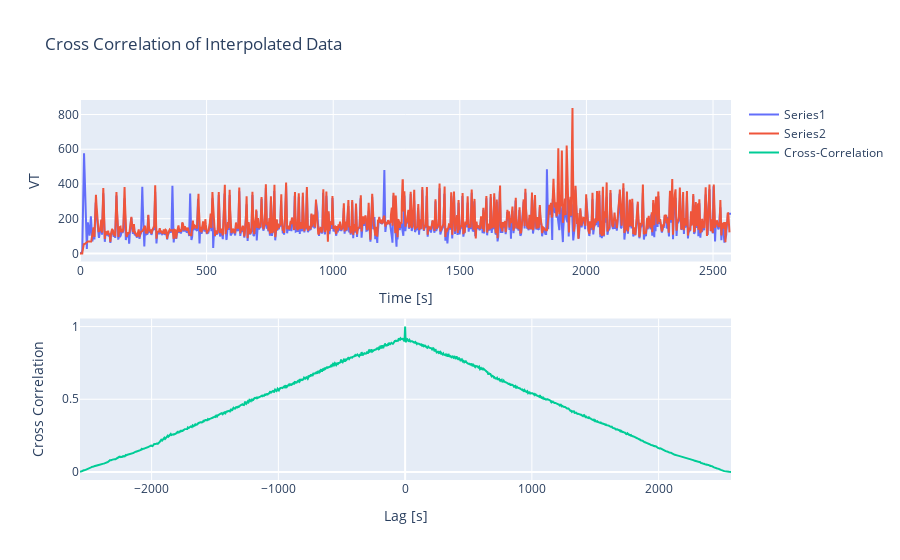

Write notebook code for a chart like this one.
### Code cell
# Plot Cross Correlation of shifted series
corr, lags = cross_correlate(VT_sec_int["VT_pi"], VT_sec_int["VT_l_shift"])
plot_cross_corr(VT_sec_int["VT_pi"], VT_sec_int["VT_l_shift"], corr, lags, title="Cross Correlation of Interpolated Data", show=False)

### Figure 1 — Plotly figure (JSON) as saved in the notebook; plotly's stock layout.template omitted (floating-point values rounded to 4 significant figures; data arrays with more than 128 entries replaced by an {"elided": "..."} marker saying what was removed)
{"data": [{"name": "Series1", "x": {"elided": "2572 int values"}, "y": {"elided": "2572 float values"}, "type": "scatter", "xaxis": "x", "yaxis": "y"}, {"name": "Series2", "x": {"elided": "2572 int values"}, "y": {"elided": "2572 float values"}, "type": "scatter", "xaxis": "x", "yaxis": "y"}, {"name": "Cross-Correlation", "x": {"elided": "5137 int values"}, "y": {"elided": "5137 float values"}, "type": "scatter", "xaxis": "x2", "yaxis": "y2"}], "layout": {"xaxis": {"anchor": "y", "domain": [0.0, 1.0], "title": {"text": "Time [s]"}}, "yaxis": {"anchor": "x", "domain": [0.575, 1.0], "title": {"text": "VT"}}, "xaxis2": {"anchor": "y2", "domain": [0.0, 1.0], "title": {"text": "Lag [s]"}}, "yaxis2": {"anchor": "x2", "domain": [0.0, 0.425], "title": {"text": "Cross Correlation"}}, "title": {"text": "Cross Correlation of Interpolated Data"}}}
